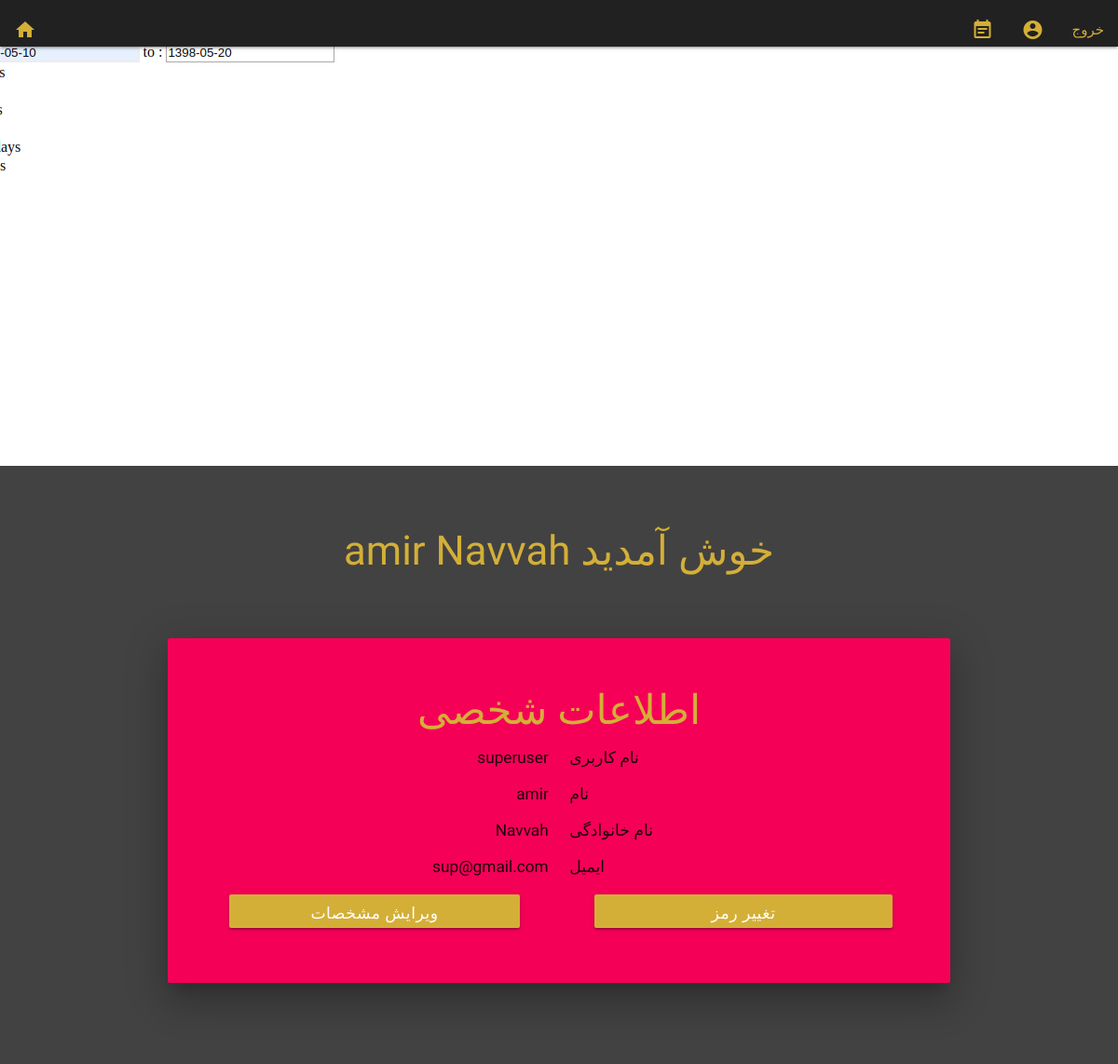
The page /superuser/profile/superuser/ (signed in) on the database as committed earlier.
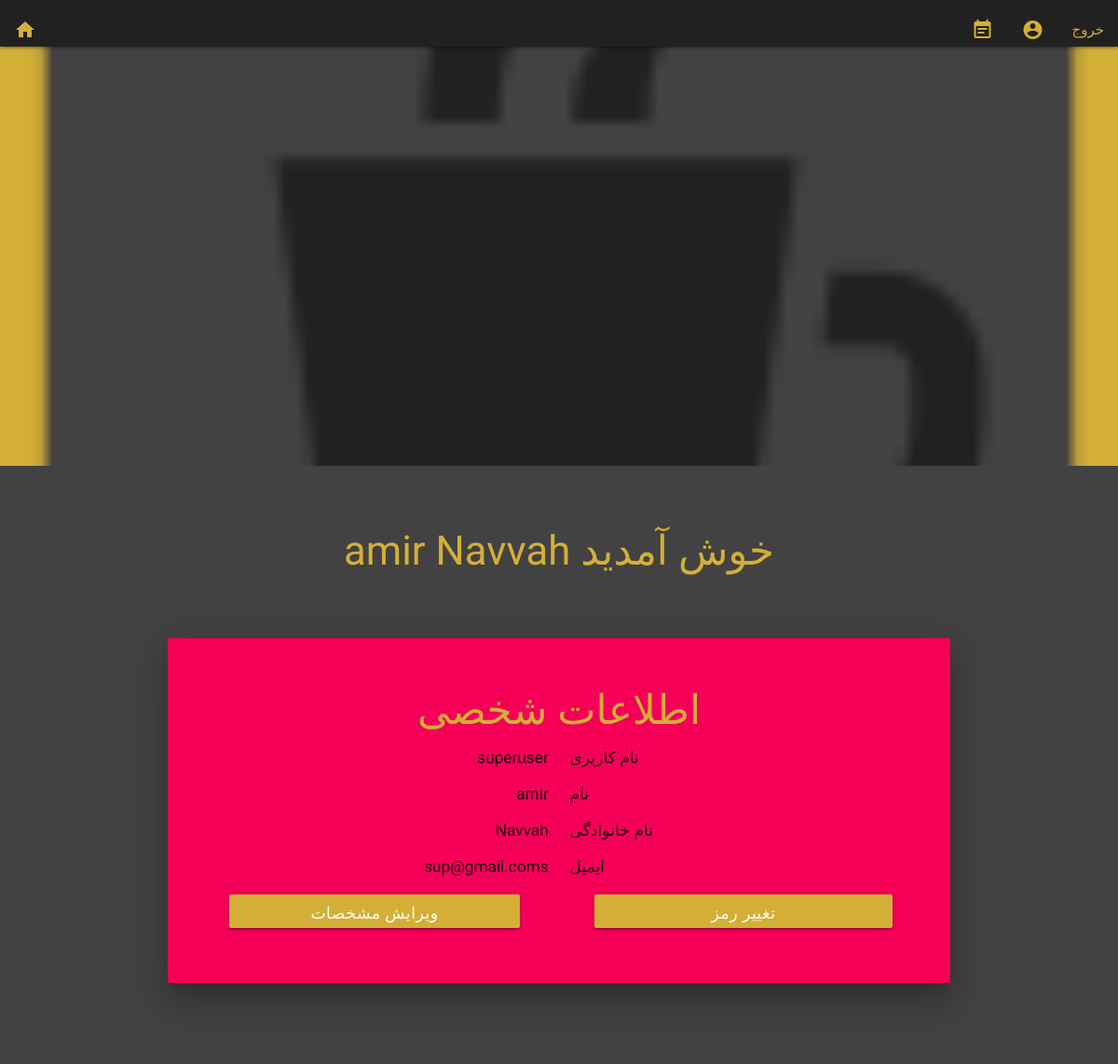
The same page on the database as committed later.
### accounts/models.py (models this page shows, shortened)
class UserModel(AbstractUser):
    first_name = models.CharField(max_length=216, null = False, blank = False)
    last_name = models.CharField(max_length=216, null = False, blank = False)
    is_sportclub = models.BooleanField('SportClub Status', default = False)
    is_commonuser = models.BooleanField('CommonUser Status', default = False)
    is_masteruser = models.BooleanField('MasterUser Status', default = False)
    email = models.EmailField(unique = True, blank = False)
    slug = models.SlugField(unique = True, null = False, blank = False)
    picture = models.ImageField(upload_to =r'superuser/coverpicture',
                                null = True, blank = True, default = r'superuser/default/Koala.jpg')
    user_logs = models.TextField(default='',null = True)

### accounts/views.py (the view)
# urls.py: path('profile/<slug:slug>/', SuperUserProfileView, name='profile'),
@login_required
@superuser_required
def SuperUserProfileView(request,slug):
    user = get_object_or_404(UserModel , slug = slug)
    if user.username == request.user.username:
        profit_percantage = ProfitPercentageModel.objects.all()
        terms_condition = TermsModel.objects.all()
        return render(request, 'accounts/superuserprofile.html', {'superuser':user,
                        'profit_percantage':profit_percantage,'terms':terms_condition})
    else:
        return HttpResponseRedirect(reverse('login'))

### accounts/templates/accounts/superuserprofile.html (shortened to what this page needs)
{% extends "base_templates/base1.html" %}
{% block body_block %}
{% if superuser.picture %}
<div class="parallax-container">
      <div class="parallax"><img src="{{superuser.picture.url}}"></div>
    </div>
{% endif %}
<div class="section">
  <div class="container"><br>
<span class="center-align"><h3 class="fMarkazi gold-text";>{{user.first_name}} {{user.last_name}} خوش آمدید</h3><br><br></span>
  <div class="row center">
  <div class="card-panel hoverable pink accent-3 z-depth-5 fMarkazi">
    <h3 class=" fMarkazi gold-text">اطلاعات شخصی</h3>
<h6>
    <div class="row">
      <div class="col s6 m6 l6 right-align">{{user.username}}</div>
      <div class="col s6 m6 l6 left-align">نام کاربری</div>
    </div>
    <div class="row">
      <div class="col s6 m6 l6 right-align">{{user.first_name}}</div>
      <div class="col s6 m6 l6 left-align">نام</div>
    </div>
    <div class="row">
      <div class="col s6 m6 l6 right-align">{{user.last_name}}</div>
      <div class="col s6 m6 l6 left-align">نام خانوادگی</div>
    </div>
    <div class="row">
      <div class="col s6 m6 l6 right-align">{{user.email}}</div>
      <div class="col s6 m6 l6 left-align">ایمیل</div>
    </div>
    </h6>
    <div class="row">
      <div class="col s12 m6 l6 center-align"><a style="white-space:pre" href="{% url 'accounts:update' slug=user.slug %}" class="waves-effect waves-light btn modal-trigger modal-close gold white-text"><h6>               <span>ویرایش مشخصات</span>               </h6></a><p></p></div>
      <div class="col s12 m6 l6 center-align"><a style="white-space:pre" href="{% url 'accounts:passwordchange' slug=user.slug %}" class="waves-effect waves-light btn modal-trigger modal-close gold white-text"><h6>                       <span>تغییر رمز</span>                       </h6></a><p></p></div>
    </div>
  </div>
<br><br>
</div>
</div>
</div>
{% endblock %}

Rows that differ between the two databases and show on the page:
changed UserModel "amir": picture: a different picture; email "sup@gmail.com" → "sup@gmail.coms"
